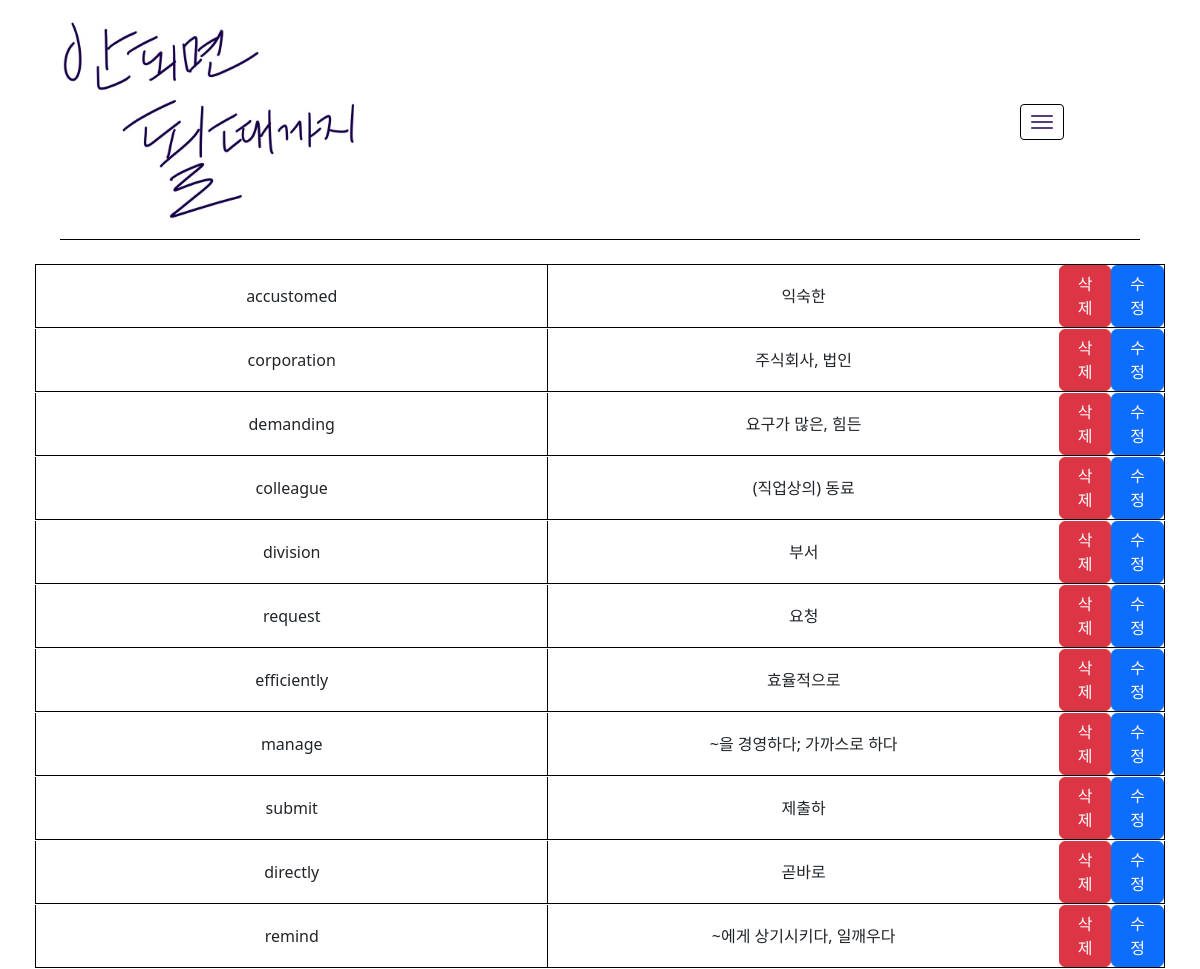
The page /study/vocabulary/words/3/ (signed in, upper part) on the database as committed earlier.
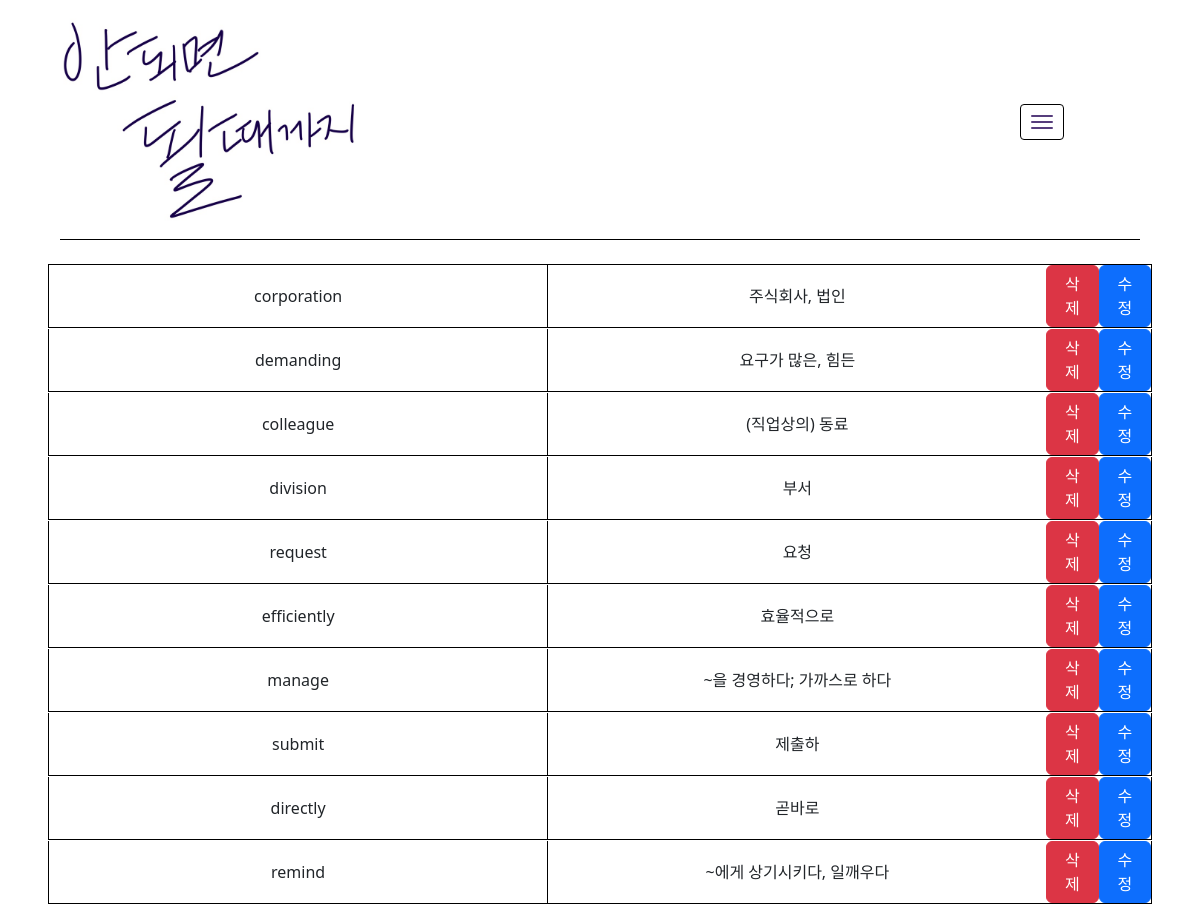
The same page on the database as committed later.
### study/models.py (models this page shows)
class Vocas(models.Model):
    vocabulary = models.ForeignKey(Vocabulary, on_delete=models.CASCADE)
    author = models.ForeignKey(User, on_delete=models.CASCADE)
    eng = models.CharField(max_length=50)
    kor = models.CharField(max_length=50)
    today = models.DateField(default=datetime.today)

### study/views.py (the view)
# urls.py: path("vocabulary/words/<int:id>/", views.vocabulary_words),
@login_required
def vocabulary_words(request, id):
    vocabulary = Vocabulary.objects.get(id=id)
    vocas = Vocas.objects.filter(vocabulary=vocabulary)
    template = loader.get_template('study/vocabulary_words.html')
    context = {
        "vocas":vocas,
        "id": id,
    }
    return HttpResponse(template.render(context, request))

### templates/study/vocabulary_words.html (shortened to what this page needs)
<!DOCTYPE html>
<html lang="ko">
<head>
    {% load static %}
    <link rel="stylesheet" href="{% static 'study/css/vocabulary_daily.css' %}">
    <link href="https://cdn.jsdelivr.net/npm/bootstrap@5.2.1/dist/css/bootstrap.min.css" rel="stylesheet">
</head>
<body>
    <div class="hamberger_menu">
        <a class="navbar-toggle" href="#" role="button" id="dropdownMenuLink" data-bs-toggle="dropdown" aria-expanded="false">
            <span class="icon-bar"></span>
            <span class="icon-bar"></span>
            <span class="icon-bar"></span>
        </a>
    </div>
    <div class="title">
        <img src="{% static 'study/img/vocafight_logo.png' %}" class="logo">
    </div>
    <div class="vocabulary">
    {% for voca in vocas %}
        <div class="voca voca_{{voca.id}}">
            <div class="eng">
                {{voca.eng}}
            </div>
            <div class="kor">
                {{voca.kor}}
            </div>
            <button class="delete btn btn-danger" onclick="location.href='/study/vocabulary/words/{{id}}/delete/{{voca.id}}/'">
                삭제
            </button>
            <button class="edit btn btn-primary" onclick="vocaEdit({{voca.id}}, {{id}})">
                수정
            </button>
        </div>
    {% endfor %}
    </div>
</body>
</html>

Rows that differ between the two databases and show on the page:
removed Vocas: eng "accustomed", kor "익숙한"
